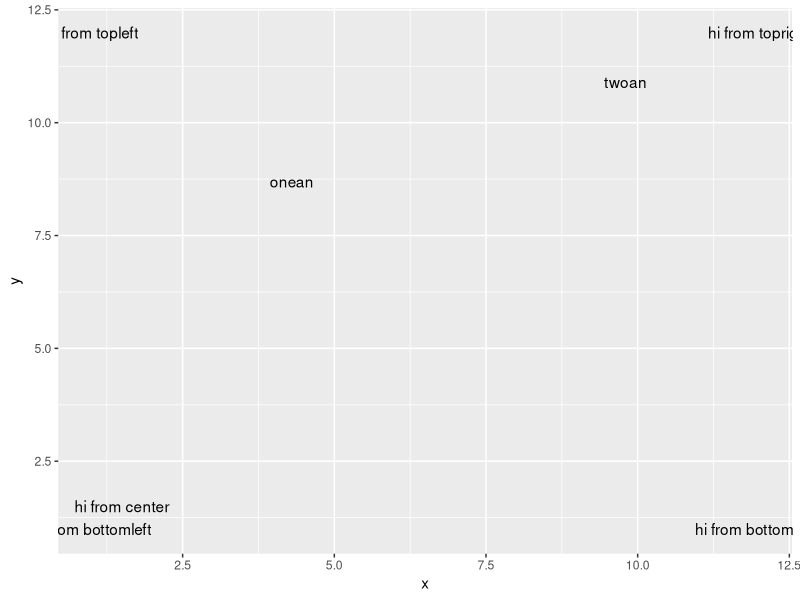

The R script that drew this image:
#!/usr/bin/env Rscript
# this script does what? Concentrating on overlaying text
library(ggplot2)
library(Cairo)
df0 <- data.frame(x = c(1, 1, 2, 2, 1.5),
                 y = c(1, 2, 1, 2, 1.5),
                 text = c("hi from bottomleft", "hi from topleft", "hi from bottomright", "hi from topright", "hi from center"))

df <- data.frame(x = c(1, 1, 12, 12, 1.5),
                 y = c(1, 12, 1, 12, 1.5))

txt = c("hi from bottomleft", "hi from topleft", "hi from bottomright", "hi from topright", "hi from center")

# ggp <- ggplot(df0, aes(x, y))
# ggp <- ggp + geom_text(aes(label = text))
ggp <- ggplot(df, aes(x, y))


minx <- min(ggp$data$x)
maxx <- max(ggp$data$x)
miny <- min(ggp$data$y)
maxy <- max(ggp$data$y)

# if you leave the following out, ggplot will evaluate the plot as being empty
# and when later annotation are added it will resize, which is nasty.
# mostly jowever I will not anotate on empty ggplot graphs.

ggp <- ggp + geom_text(aes(label = txt))
# CairoPNG("ggt0.png", 800, 800)
# show(ggp)
# dev.off()

# OK, now try and add two annotations
xs <- c(minx + (maxx-minx)*.3, minx + (maxx-minx)*.8)
ys <- c(miny + (maxy-miny)*.7, miny + (maxy-miny)*.9)
t2 <- c("onean", "twoan")

ggp <- ggp +annotate("text", x=xs, y=ys, label=t2)

CairoPNG("ggt0.png", 800, 800)
show(ggp)
dev.off()
